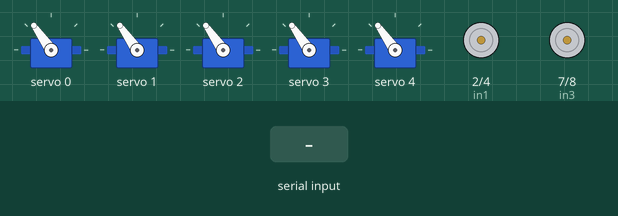
Simulated run of this sketch. Board: Arduino Uno, built with avr-gcc and run on an emulated ATmega328P. Parts: 5 × servo, motor-driver pin pairs drawn as motors (green arrow = first pin HIGH = forward, orange = second pin HIGH = backward, longer = more drive, scaled by the enable pin). The test bench sets the inputs (shaded band). What the sketch prints to the serial monitor is not drawn.

Above: at 1.2 s.
1.3 s: "DRIVE_FWD\n" received over the second serial link
At 2.1 s:
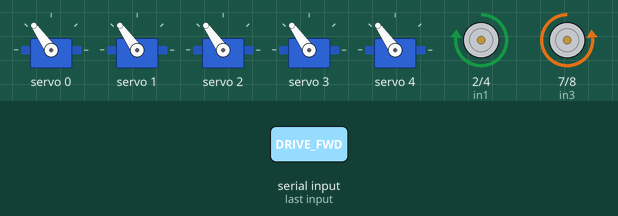
2.8 s: "DRIVE_BACK\n" received over the second serial link
At 3.2 s:
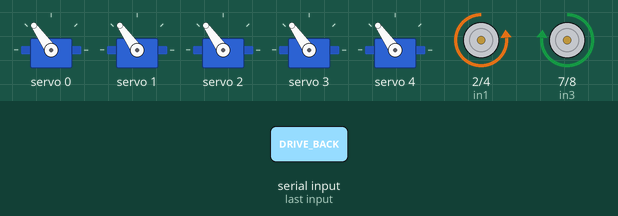
4.3 s: "DRIVE_LEFT\n" received over the second serial link
At 5.5 s:
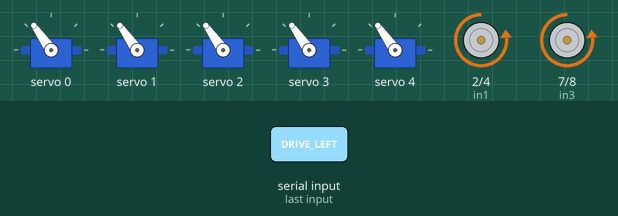
5.8 s: "DRIVE_RIGHT\n" received over the second serial link
At 6.7 s:
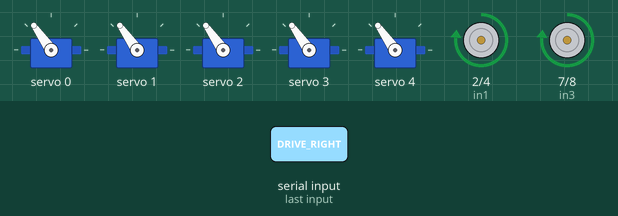
Timing chart, 0 to 8.3 s (numbered marks = the images above; inputs shaded):
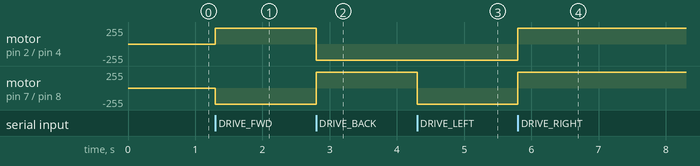

The sketch:

node3_muscle.ino
```cpp
#include <SoftwareSerial.h>
#include <Wire.h>
#include <Adafruit_PWMServoDriver.h>

bool emergencyStop = false;

// ==========================================
// COMMUNICATIONS (Node 2 -> Node 3)
// ==========================================
// RX on Pin 12 (Connect to ESP32 TX2).
// Pin 13 is TX (leave disconnected for safety).
SoftwareSerial espSerial(12, 13);

// ==========================================
// PCA9685 SERVO DRIVER SETUP
// ==========================================
Adafruit_PWMServoDriver pwm = Adafruit_PWMServoDriver();

// Servo Pulse Width Settings (SG90 & MG996R)
#define SERVOMIN  150 // Minimum pulse length count (out of 4096)
#define SERVOMAX  600 // Maximum pulse length count (out of 4096)
#define SERVO_FREQ 50 // Analog servos run at 50 Hz updates

// PCA9685 Pin Mapping
const int SHOULDER_PIN = 0;
const int ELBOW_PIN = 1;
const int CLAW_PIN = 2;
const int FLIP_L_PIN = 3;   // Left Flipper (MG996R)
const int FLIP_R_PIN = 4;   // Right Flipper (MG996R)

// --- Servo Smoothing Variables ---
// Index maps directly to Pin: {Shoulder, Elbow, Claw, Flip_L, Flip_R}
int currentAngles[5] = {90, 90, 90, 90, 90};
int targetAngles[5]  = {90, 90, 90, 90, 90};

// NEW: Instead of one global timer, each servo gets its own timer
unsigned long lastServoTimes[5] = {0, 0, 0, 0, 0};

// NEW: Custom speeds (Milliseconds per 1-degree step. Higher = Slower)
// Shoulder (15), Elbow (15), Claw (10 - Fast!), Flipper L (35 - Slow!), Flipper R (35 - Slow!)
int servoSpeeds[5] = {30, 30, 20, 35, 35};

// ==========================================
// DRIVE BASE PINS (L298N)
// ==========================================
const int enA = 5;
const int in1 = 2;
const int in2 = 4;
const int enB = 6;
const int in3 = 7;
const int in4 = 8;

int motorSpeed = 240; // PWM speed (0-255)

// ==========================================
// INITIALIZATION
// ==========================================
void setup() {
  // Serial for USB debugging to your laptop
  Serial.begin(115200);

  // CRITICAL FIX: SoftwareSerial on Arduino Uno cannot handle 115200 stably.
  // 38400 is the highest safe speed for error-free data transfer.
  espSerial.begin(38400);

  // Initialize L298N Motor Pins
  pinMode(enA, OUTPUT); pinMode(in1, OUTPUT); pinMode(in2, OUTPUT);
  pinMode(enB, OUTPUT); pinMode(in3, OUTPUT); pinMode(in4, OUTPUT);
  stopMotors();

  // Initialize PCA9685
  pwm.begin();
  pwm.setOscillatorFrequency(27000000);
  pwm.setPWMFreq(SERVO_FREQ);

  // Set arm and flippers to default safe starting positions
  moveServo(SHOULDER_PIN, 90);
  moveServo(ELBOW_PIN, 90);
  moveServo(CLAW_PIN, 90);
  moveServo(FLIP_L_PIN, 90);
  moveServo(FLIP_R_PIN, 90);

  Serial.println("Vanguard Muscle Node (Node 3) Ready. Awaiting 38400 baud.");
}

// ==========================================
// MAIN LOOP: MEMORY-SAFE COMMAND PARSING
// ==========================================
void loop() {
  // Fixed 32-byte memory block. Prevents Arduino RAM crashes.
  char buffer[32];

  if (espSerial.available() > 0) {
    // Read the incoming text until the newline, without using String objects
    int len = espSerial.readBytesUntil('\n', buffer, sizeof(buffer) - 1);

    // Ignore empty lines
    if (len == 0 || buffer[0] == '\r') return;

    buffer[len] = '\0'; // Add a null terminator to make it a valid C-string

    // strtok splits the text at the colon ':'
    char* commandPart = strtok(buffer, ":\r");
    char* valuePart = strtok(NULL, ":\r");

    if (commandPart == NULL) return; // Corrupted data catch

    // --- 1. ACTUATOR COMMANDS (If a value was sent) ---
    if (valuePart != NULL) {
      int angle = atoi(valuePart);
      angle = constrain(angle, 0, 180);

      // Simply update the target; do NOT move the servo here!
      if (strcmp(commandPart, "SHOULDER") == 0) { targetAngles[SHOULDER_PIN] = angle; }
      else if (strcmp(commandPart, "ELBOW") == 0) { targetAngles[ELBOW_PIN] = angle; }
      else if (strcmp(commandPart, "CLAW") == 0) { targetAngles[CLAW_PIN] = angle; }

      // Flipper Sync Target
      else if (strcmp(commandPart, "FLIPPER") == 0) {
        targetAngles[FLIP_L_PIN] = angle;
        targetAngles[FLIP_R_PIN] = 180 - angle;
      }
    }
    // --- 2. DRIVE COMMANDS (No value sent) ---
    else {
      if (strcmp(commandPart, "DRIVE_FWD") == 0) { driveForward(); }
      else if (strcmp(commandPart, "DRIVE_BACK") == 0) { driveBackward(); }
      else if (strcmp(commandPart, "DRIVE_LEFT") == 0) { turnLeft(); }
      else if (strcmp(commandPart, "DRIVE_RIGHT") == 0) { turnRight(); }
      else if (strcmp(commandPart, "DRIVE_STOP") == 0) { stopMotors(); }
    }
  }

  // ==========================================
  // THE ADVANCED SMOOTHING ENGINE (Runs constantly)
  // ==========================================
  unsigned long currentMillis = millis();

  // Check all 5 servos independently
  for (int i = 0; i < 5; i++) {
    if (currentAngles[i] != targetAngles[i]) {

      // Check if it is time for THIS specific servo to move one step
      if (currentMillis - lastServoTimes[i] > servoSpeeds[i]) {
        lastServoTimes[i] = currentMillis; // Reset this servo's specific timer

        // Step 1 degree closer to the target
        if (currentAngles[i] < targetAngles[i]) currentAngles[i]++;
        else currentAngles[i]--;

        // Command the PCA9685 to move to the new micro-step
        int pulse = map(currentAngles[i], 0, 180, SERVOMIN, SERVOMAX);
        pwm.setPWM(i, 0, pulse);
      }
    }
  }
}

// ==========================================
// HARDWARE HELPER FUNCTIONS (MIRRORED GEOMETRY)
// ==========================================
void moveServo(int pin, int angle) {
  int pulse = map(angle, 0, 180, SERVOMIN, SERVOMAX);
  pwm.setPWM(pin, 0, pulse);
}

void driveForward() {
  if(emergencyStop)
  {
      stopMotors();
      return;
  }
  // Left side spins Forward
  digitalWrite(in1, HIGH); digitalWrite(in2, LOW);
  // Right side spins Forward (Electronically Inverted)
  digitalWrite(in3, LOW); digitalWrite(in4, HIGH);
  analogWrite(enA, motorSpeed); analogWrite(enB, motorSpeed);
}

void driveBackward() {
  if(emergencyStop)
  {
      stopMotors();
      return;
  }
  // Left side spins Backward
  digitalWrite(in1, LOW); digitalWrite(in2, HIGH);
  // Right side spins Backward (Electronically Inverted)
  digitalWrite(in3, HIGH); digitalWrite(in4, LOW);
  analogWrite(enA, motorSpeed); analogWrite(enB, motorSpeed);
}

void turnLeft() {
  if(emergencyStop)
  {
      stopMotors();
      return;
  }
  // Tank Steer: Left track pulls Backward, Right track pushes Forward
  digitalWrite(in1, LOW); digitalWrite(in2, HIGH);
  digitalWrite(in3, LOW); digitalWrite(in4, HIGH);
  analogWrite(enA, motorSpeed); analogWrite(enB, motorSpeed);
}

void turnRight() {
  if(emergencyStop)
  {
      stopMotors();
      return;
  }
  // Tank Steer: Left track pushes Forward, Right track pulls Backward
  digitalWrite(in1, HIGH); digitalWrite(in2, LOW);
  digitalWrite(in3, HIGH); digitalWrite(in4, LOW);
  analogWrite(enA, motorSpeed); analogWrite(enB, motorSpeed);
}

void stopMotors() {
  digitalWrite(in1, LOW); digitalWrite(in2, LOW);
  digitalWrite(in3, LOW); digitalWrite(in4, LOW);
  analogWrite(enA, 0); analogWrite(enB, 0);
}


// #include <SoftwareSerial.h>
// #include <Wire.h>
// #include <Adafruit_PWMServoDriver.h>

// // --- Communications Setup (Node 2 to Node 3) ---
// // RX on Pin 12 (Connect to ESP32 TX2). Pin 13 is TX (leave disconnected for safety).
// SoftwareSerial espSerial(12, 13);

// // --- PCA9685 Servo Driver Setup ---
// Adafruit_PWMServoDriver pwm = Adafruit_PWMServoDriver();

// // Servo Pulse Width Settings
// #define SERVOMIN  150 // Minimum pulse length count (out of 4096)
// #define SERVOMAX  600 // Maximum pulse length count (out of 4096)
// #define SERVO_FREQ 50 // Analog servos run at 50 Hz updates

// // PCA9685 Pin Mapping
// const int SHOULDER_PIN = 0; // SG90
// const int ELBOW_PIN = 1;    // SG90
// const int CLAW_PIN = 2;     // SG90
// const int FLIP_L_PIN = 3;   // MG995 (Left Flipper)
// const int FLIP_R_PIN = 4;   // MG995 (Right Flipper)

// // --- Drive Base Pins (L298N) ---
// const int enA = 5;
// const int in1 = 2;
// const int in2 = 4;
// const int enB = 6;
// const int in3 = 7;
// const int in4 = 8;

// int motorSpeed = 150; // PWM speed (0-255)

// void setup() {
//   // Serial for USB debugging to your laptop (Optional)
//   Serial.begin(115200);

//   // SoftwareSerial to receive commands from the ESP32
//   espSerial.begin(115200);

//   // Initialize L298N Motor Pins
//   pinMode(enA, OUTPUT); pinMode(in1, OUTPUT); pinMode(in2, OUTPUT);
//   pinMode(enB, OUTPUT); pinMode(in3, OUTPUT); pinMode(in4, OUTPUT);
//   stopMotors();

//   // Initialize PCA9685
//   pwm.begin();
//   pwm.setOscillatorFrequency(27000000); // Standard internal clock
//   pwm.setPWMFreq(SERVO_FREQ);

//   // Set arm and flippers to default safe starting positions (90 degrees)
//   moveServo(SHOULDER_PIN, 90);
//   moveServo(ELBOW_PIN, 90);
//   moveServo(CLAW_PIN, 90);
//   moveServo(FLIP_L_PIN, 90);
//   moveServo(FLIP_R_PIN, 90);

//   Serial.println("Vanguard Muscle Node (Node 3) Ready.");
// }

// void loop() {
//   // Listen for commands coming down the wire from Node 2 (ESP32)
//   if (espSerial.available() > 0) {
//     String command = espSerial.readStringUntil('\n');
//     command.trim();

//     Serial.println("Executing: " + command); // Echo to USB Serial for debugging

//     // 1. Check if it's an Actuator command (contains a colon ':')
//     int colonIndex = command.indexOf(':');

//     if (colonIndex > 0) {
//       String joint = command.substring(0, colonIndex);
//       int angle = command.substring(colonIndex + 1).toInt();

//       // Safety constraint to protect the physical gears
//       angle = constrain(angle, 0, 180);

//       if (joint == "SHOULDER") { moveServo(SHOULDER_PIN, angle); }
//       else if (joint == "ELBOW") { moveServo(ELBOW_PIN, angle); }
//       else if (joint == "CLAW") { moveServo(CLAW_PIN, angle); }

//       // Flipper Sync Command
//       else if (joint == "FLIPPER") {
//         moveServo(FLIP_L_PIN, angle);
//         // Mathematically invert the right servo so it mirrors the left side
//         moveServo(FLIP_R_PIN, 180 - angle);
//       }
//     }

//     // 2. Check if it's a DRIVE command
//     else {
//       if (command == "DRIVE_FWD") { driveForward(); }
//       else if (command == "DRIVE_BACK") { driveBackward(); }
//       else if (command == "DRIVE_LEFT") { turnLeft(); }
//       else if (command == "DRIVE_RIGHT") { turnRight(); }
//       else if (command == "DRIVE_STOP") { stopMotors(); }
//     }
//   }
// }

// // --- Servo Helper Function ---
// void moveServo(int pin, int angle) {
//   // Map the 0-180 degree angle to the 150-600 pulse length expected by the PCA9685
//   int pulse = map(angle, 0, 180, SERVOMIN, SERVOMAX);
//   pwm.setPWM(pin, 0, pulse);
// }

// // --- Motor Functions ---
// void driveForward() {
//   digitalWrite(in1, HIGH); digitalWrite(in2, LOW);
//   digitalWrite(in3, HIGH); digitalWrite(in4, LOW);
//   analogWrite(enA, motorSpeed); analogWrite(enB, motorSpeed);
// }
// void driveBackward() {
//   digitalWrite(in1, LOW); digitalWrite(in2, HIGH);
//   digitalWrite(in3, LOW); digitalWrite(in4, HIGH);
//   analogWrite(enA, motorSpeed); analogWrite(enB, motorSpeed);
// }
// void turnLeft() {
//   digitalWrite(in1, LOW); digitalWrite(in2, HIGH);
//   digitalWrite(in3, HIGH); digitalWrite(in4, LOW);
//   analogWrite(enA, motorSpeed); analogWrite(enB, motorSpeed);
// }
// void turnRight() {
//   digitalWrite(in1, HIGH); digitalWrite(in2, LOW);
//   digitalWrite(in3, LOW); digitalWrite(in4, HIGH);
//   analogWrite(enA, motorSpeed); analogWrite(enB, motorSpeed);
// }
// void stopMotors() {
//   digitalWrite(in1, LOW); digitalWrite(in2, LOW);
//   digitalWrite(in3, LOW); digitalWrite(in4, LOW);
//   analogWrite(enA, 0); analogWrite(enB, 0);
// }
```

Measured:
- after the input at 1.3 s, motor on pin 2 (in1) / pin 4 (in2): stopped → forward 240/255 at once; motor on pin 7 (in3) / pin 8 (in4): stopped → backward 240/255 at once
- after the input at 2.8 s, motor on pin 2 (in1) / pin 4 (in2): forward 240/255 → backward 240/255 at once; motor on pin 7 (in3) / pin 8 (in4): backward 240/255 → forward 240/255 at once
- after the input at 4.3 s, motor on pin 7 (in3) / pin 8 (in4): forward 240/255 → backward 240/255 at once
- after the input at 5.8 s, motor on pin 2 (in1) / pin 4 (in2), motor on pin 7 (in3) / pin 8 (in4): backward 240/255 → forward 240/255 at once
